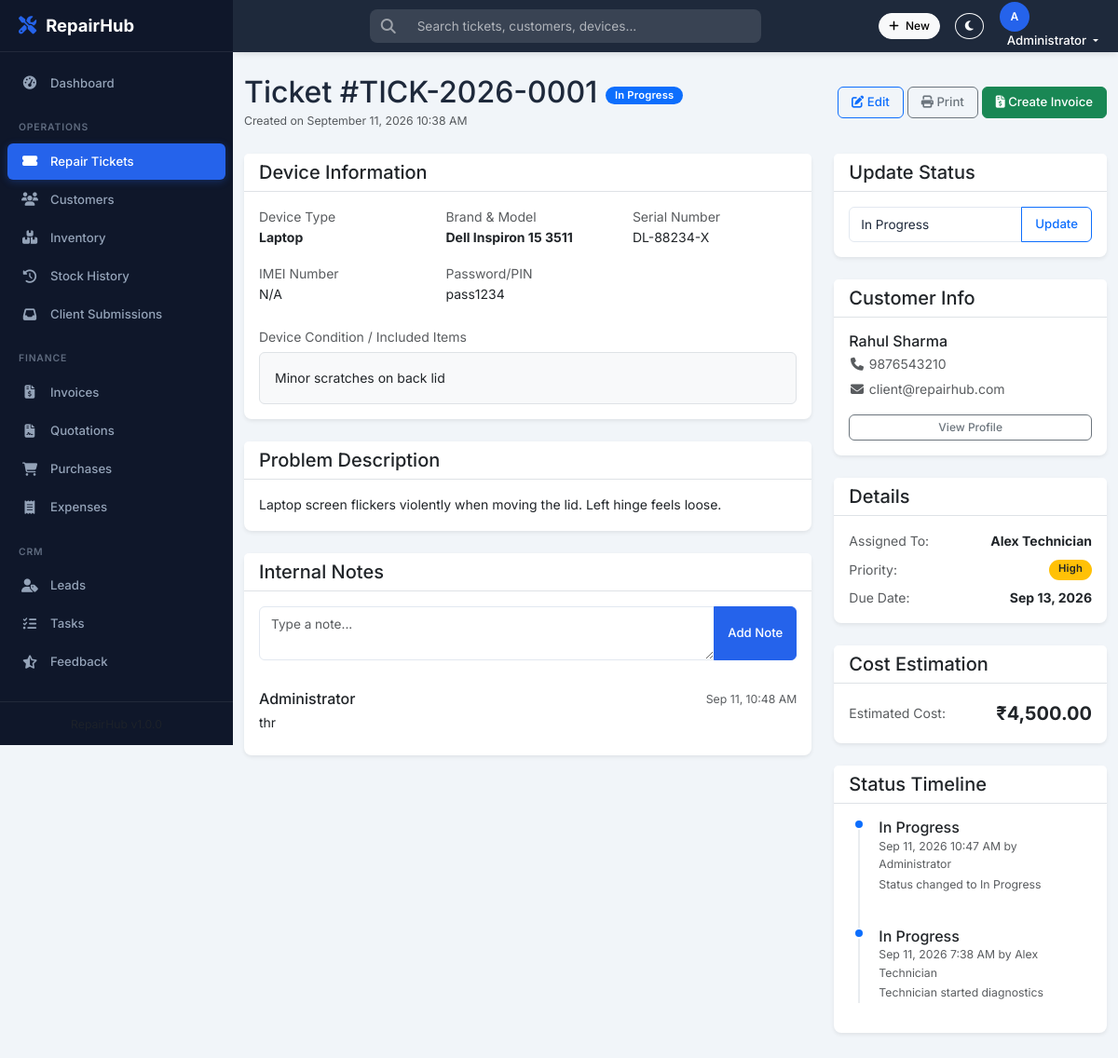
Page /tickets/view.php?id=5 (signed in) on the committed database.
### tables this page shows
CREATE TABLE `repair_tickets` (
  `id` int NOT NULL AUTO_INCREMENT,
  `ticket_id` varchar(30) NOT NULL,
  `customer_id` int NOT NULL,
  `device_type` varchar(50) NOT NULL,
  `device_brand` varchar(100) DEFAULT NULL,
  `device_model` varchar(100) DEFAULT NULL,
  `serial_number` varchar(100) DEFAULT NULL,
  `imei_number` varchar(20) DEFAULT NULL,
  `device_password` varchar(100) DEFAULT NULL,
  `device_condition` text,
  `problem_description` text NOT NULL,
  `diagnosis` text,
  `resolution` text,
  `completion_summary` text,
  `time_spent_total` int DEFAULT '0',
  `parts_used_notes` text,
  `submitted_by_client` tinyint(1) NOT NULL DEFAULT '0',
  `status` enum('Pending','In Progress','Waiting for Parts','Ready for Pickup','Completed','Delivered','Cancelled') NOT NULL DEFAULT 'Pending',
  `priority` enum('Low','Normal','High','Urgent') NOT NULL DEFAULT 'Normal',
  `estimated_cost` decimal(10,2) DEFAULT '0.00',
  `final_cost` decimal(10,2) DEFAULT '0.00',
  `assigned_to` int DEFAULT NULL,
  `created_by` int DEFAULT NULL,
  `due_date` date DEFAULT NULL,
  `completed_at` datetime DEFAULT NULL,
  `delivered_at` datetime DEFAULT NULL,
  `created_at` datetime NOT NULL DEFAULT CURRENT_TIMESTAMP,
  `updated_at` datetime NOT NULL DEFAULT CURRENT_TIMESTAMP ON UPDATE CURRENT_TIMESTAMP,
  PRIMARY KEY (`id`),
  UNIQUE KEY `ticket_id` (`ticket_id`),
  KEY `idx_status` (`status`),
  KEY `idx_priority` (`priority`),
  KEY `idx_customer` (`customer_id`),
  KEY `idx_assigned` (`assigned_to`),
  KEY `idx_created_at` (`created_at`),
  KEY `created_by` (`created_by`),
  CONSTRAINT `repair_tickets_ibfk_1` FOREIGN KEY (`customer_id`) REFERENCES `customers` (`id`) ON DELETE CASCADE,
  CONSTRAINT `repair_tickets_ibfk_2` FOREIGN KEY (`assigned_to`) REFERENCES `users` (`id`) ON DELETE SET NULL,
  CONSTRAINT `repair_tickets_ibfk_3` FOREIGN KEY (`created_by`) REFERENCES `users` (`id`) ON DELETE SET NULL
);

CREATE TABLE `ticket_notes` (
  `id` int NOT NULL AUTO_INCREMENT,
  `ticket_id` int NOT NULL,
  `user_id` int NOT NULL,
  `note` text NOT NULL,
  `is_internal` tinyint(1) NOT NULL DEFAULT '1',
  `created_at` datetime NOT NULL DEFAULT CURRENT_TIMESTAMP,
  PRIMARY KEY (`id`),
  KEY `ticket_id` (`ticket_id`),
  KEY `user_id` (`user_id`),
  CONSTRAINT `ticket_notes_ibfk_1` FOREIGN KEY (`ticket_id`) REFERENCES `repair_tickets` (`id`) ON DELETE CASCADE,
  CONSTRAINT `ticket_notes_ibfk_2` FOREIGN KEY (`user_id`) REFERENCES `users` (`id`) ON DELETE CASCADE
);

CREATE TABLE `users` (
  `id` int NOT NULL AUTO_INCREMENT,
  `name` varchar(100) NOT NULL,
  `email` varchar(150) NOT NULL,
  `password` varchar(255) NOT NULL,
  `phone` varchar(20) DEFAULT NULL,
  `role` enum('Admin','Technician','Receptionist','Client') NOT NULL DEFAULT 'Technician',
  `avatar` varchar(255) DEFAULT NULL,
  `is_active` tinyint(1) NOT NULL DEFAULT '1',
  `last_login` datetime DEFAULT NULL,
  `created_at` datetime NOT NULL DEFAULT CURRENT_TIMESTAMP,
  `updated_at` datetime NOT NULL DEFAULT CURRENT_TIMESTAMP ON UPDATE CURRENT_TIMESTAMP,
  PRIMARY KEY (`id`),
  UNIQUE KEY `email` (`email`),
  KEY `idx_email` (`email`),
  KEY `idx_role` (`role`)
);

CREATE TABLE `customers` (
  `id` int NOT NULL AUTO_INCREMENT,
  `name` varchar(100) NOT NULL,
  `email` varchar(150) DEFAULT NULL,
  `phone` varchar(20) NOT NULL,
  `alt_phone` varchar(20) DEFAULT NULL,
  `address` text,
  `city` varchar(100) DEFAULT NULL,
  `state` varchar(100) DEFAULT NULL,
  `pincode` varchar(10) DEFAULT NULL,
  `gst_number` varchar(20) DEFAULT NULL,
  `notes` text,
  `user_id` int DEFAULT NULL,
  `created_by` int DEFAULT NULL,
  `created_at` datetime NOT NULL DEFAULT CURRENT_TIMESTAMP,
  `updated_at` datetime NOT NULL DEFAULT CURRENT_TIMESTAMP ON UPDATE CURRENT_TIMESTAMP,
  PRIMARY KEY (`id`),
  KEY `idx_phone` (`phone`),
  KEY `idx_name` (`name`),
  KEY `created_by` (`created_by`),
  KEY `idx_user_id` (`user_id`),
  CONSTRAINT `customers_ibfk_1` FOREIGN KEY (`created_by`) REFERENCES `users` (`id`) ON DELETE SET NULL
);

CREATE TABLE `ticket_status_history` (
  `id` int NOT NULL AUTO_INCREMENT,
  `ticket_id` int NOT NULL,
  `status` varchar(30) DEFAULT NULL,
  `old_status` varchar(30) DEFAULT NULL,
  `new_status` varchar(30) NOT NULL,
  `changed_by` int DEFAULT NULL,
  `user_id` int DEFAULT NULL,
  `notes` text,
  `created_at` datetime NOT NULL DEFAULT CURRENT_TIMESTAMP,
  PRIMARY KEY (`id`),
  KEY `ticket_id` (`ticket_id`),
  KEY `changed_by` (`changed_by`),
  CONSTRAINT `ticket_status_history_ibfk_1` FOREIGN KEY (`ticket_id`) REFERENCES `repair_tickets` (`id`) ON DELETE CASCADE,
  CONSTRAINT `ticket_status_history_ibfk_2` FOREIGN KEY (`changed_by`) REFERENCES `users` (`id`) ON DELETE SET NULL
);

### tickets/view.php (the view, shortened to what the rows shown need)
<?php
require_once '../config.php';
$id = isset($_GET['id']) ? (int)$_GET['id'] : 0;
$sql = "SELECT t.*, c.name, c.phone, c.email, u.name as assignee_name
        FROM repair_tickets t
        LEFT JOIN customers c ON t.customer_id = c.id
        LEFT JOIN users u ON t.assigned_to = u.id
        WHERE t.id = ?";
$stmt = $pdo->prepare($sql);
$stmt->execute([$id]);
$ticket = $stmt->fetch(PDO::FETCH_ASSOC);
$stmt = $pdo->prepare("SELECT h.*, u.name FROM ticket_status_history h LEFT JOIN users u ON h.user_id = u.id WHERE h.ticket_id = ? ORDER BY h.created_at DESC");
$stmt->execute([$id]);
$history = $stmt->fetchAll(PDO::FETCH_ASSOC);
$stmt = $pdo->prepare("SELECT n.*, u.name FROM ticket_notes n LEFT JOIN users u ON n.user_id = u.id WHERE n.ticket_id = ? ORDER BY n.created_at DESC");
$stmt->execute([$id]);
$notes = $stmt->fetchAll(PDO::FETCH_ASSOC);
$all_statuses = ['Pending', 'In Progress', 'Waiting for Parts', 'Ready for Pickup', 'Completed', 'Delivered', 'Cancelled'];
include '../includes/header.php';
?>
<div class="main-content" id="mainContent">
    <div class="container-fluid py-4">
        <div class="d-flex justify-content-between align-items-center mb-4">
            <div>
                <h2 class="mb-0">Ticket #<?= htmlspecialchars($ticket['ticket_id'] ?? '') ?>
                    <span class="fs-6 align-middle"><?= getStatusBadge($ticket['status'] ?? 'Pending') ?></span>
                </h2>
                <small class="text-muted">Created on <?= date('F d, Y h:i A', strtotime($ticket['created_at'])) ?></small>
            </div>
        </div>
        <div class="row">
            <div class="col-lg-8">
                <div class="card border-0 shadow-sm mb-4">
                    <div class="card-body">
                        <div class="row">
                            <div class="col-sm-4 mb-3">
                                <span class="text-muted d-block">Device Type</span>
                                <span class="fw-bold"><?= htmlspecialchars($ticket['device_type'] ?? '') ?></span>
                            </div>
                            <div class="col-sm-4 mb-3">
                                <span class="text-muted d-block">Brand & Model</span>
                                <span class="fw-bold"><?= htmlspecialchars(($ticket['device_brand'] ?? '') . ' ' . ($ticket['device_model'] ?? '')) ?></span>
                            </div>
                            <div class="col-sm-4 mb-3">
                                <span class="text-muted d-block">Serial Number</span>
                                <span><?= htmlspecialchars($ticket['serial_number'] ?? '') ?: 'N/A' ?></span>
                            </div>
                            <div class="col-sm-4 mb-3">
                                <span class="text-muted d-block">IMEI Number</span>
                                <span><?= htmlspecialchars($ticket['imei_number'] ?? '') ?: 'N/A' ?></span>
                            </div>
                            <div class="col-sm-4 mb-3">
                                <span class="text-muted d-block">Password/PIN</span>
                                <span><?= htmlspecialchars($ticket['device_password'] ?? '') ?: 'N/A' ?></span>
                            </div>
                        </div>
                        <?php if ($ticket['device_condition']): ?>
                        <div class="mt-2">
                            <span class="text-muted d-block mb-1">Device Condition / Included Items</span>
                            <div class="p-3 bg-light rounded border">
                                <?= nl2br(htmlspecialchars($ticket['device_condition'])) ?>
                            </div>
                        </div>
                        <?php endif; ?>
                    </div>
                </div>
                <div class="card border-0 shadow-sm mb-4">
                    <div class="card-body">
                        <p class="mb-0"><?= nl2br(htmlspecialchars($ticket['problem_description'])) ?></p>
                    </div>
                </div>
                <div class="card border-0 shadow-sm mb-4">
                    <div class="card-body">
                        <div class="list-group list-group-flush">
                            <?php if (count($notes) > 0): ?>
                                <?php foreach ($notes as $note): ?>
                                    <div class="list-group-item px-0">
                                        <div class="d-flex justify-content-between w-100 mb-1">
                                            <h6 class="mb-0"><?= htmlspecialchars($note['name']) ?></h6>
                                            <small class="text-muted"><?= date('M d, g:i A', strtotime($note['created_at'])) ?></small>
                                        </div>
                                        <p class="mb-0"><?= nl2br(htmlspecialchars($note['note'])) ?></p>
                                    </div>
                                <?php endforeach; ?>
                            <?php else: ?>
                                <p class="text-muted text-center mb-0">No notes added yet.</p>
                            <?php endif; ?>
                        </div>
                    </div>
                </div>
            </div>
            <div class="col-lg-4">
                <div class="card border-0 shadow-sm mb-4">
                    <div class="card-body">
                        <form method="POST" action="view.php?id=<?= $id ?>">
                            <div class="input-group">
                                <select class="form-select" name="status">
                                    <?php foreach ($all_statuses as $s): ?>
                                        <option value="<?= $s ?>" <?= $ticket['status'] === $s ? 'selected' : '' ?>><?= $s ?></option>
                                    <?php endforeach; ?>
                                </select>
                                <button class="btn btn-outline-primary" type="submit">Update</button>
                            </div>
                        </form>
                    </div>
                </div>
                <div class="card border-0 shadow-sm mb-4">
                    <div class="card-body">
                        <h6 class="mb-1"><?= htmlspecialchars($ticket['name']) ?></h6>
                        <p class="mb-1 text-muted"><i class="fas fa-phone fa-fw"></i> <?= htmlspecialchars($ticket['phone']) ?></p>
                        <?php if ($ticket['email']): ?>
                        <p class="mb-3 text-muted"><i class="fas fa-envelope fa-fw"></i> <?= htmlspecialchars($ticket['email']) ?></p>
                        <?php endif; ?>
                        <a href="../customers/view.php?id=<?= $ticket['customer_id'] ?>" class="btn btn-sm btn-outline-secondary w-100">View Profile</a>
                    </div>
                </div>
                <div class="card border-0 shadow-sm mb-4">
                    <div class="card-body">
                        <div class="d-flex justify-content-between mb-2">
                            <span class="text-muted">Assigned To:</span>
                            <span class="fw-bold"><?= $ticket['assignee_name'] ? htmlspecialchars($ticket['assignee_name']) : 'Unassigned' ?></span>
                        </div>
                        <div class="d-flex justify-content-between mb-2">
                            <span class="text-muted">Priority:</span>
                            <?= getPriorityBadge($ticket['priority'] ?? 'Medium') ?>
                        </div>
                        <div class="d-flex justify-content-between">
                            <span class="text-muted">Due Date:</span>
                            <span class="fw-bold"><?= $ticket['due_date'] ? date('M d, Y', strtotime($ticket['due_date'])) : 'Not set' ?></span>
                        </div>
                    </div>
                </div>
                <div class="card border-0 shadow-sm mb-4">
                    <div class="card-body">
                        <div class="d-flex justify-content-between align-items-center">
                            <span class="text-muted">Estimated Cost:</span>
                            <span class="fs-5 fw-bold">₹<?= number_format((float)$ticket['estimated_cost'], 2) ?></span>
                        </div>
                    </div>
                </div>
                <div class="card border-0 shadow-sm mb-4">
                    <div class="card-body">
                        <div class="timeline position-relative" style="border-left: 2px solid #e9ecef; margin-left: 10px; padding-left: 20px;">
                            <?php foreach ($history as $h): ?>
                                <div class="timeline-item mb-3 position-relative">
                                    <div class="timeline-marker position-absolute" style="left: -27px; top: 0; width: 12px; height: 12px; border-radius: 50%; background-color: #0d6efd; border: 2px solid white;"></div>
                                    <h6 class="mb-0"><?= htmlspecialchars($h['status']) ?></h6>
                                    <small class="text-muted d-block"><?= date('M d, Y g:i A', strtotime($h['created_at'])) ?> by <?= htmlspecialchars($h['name']) ?></small>
                                    <?php if ($h['notes']): ?>
                                        <small class="text-muted"><?= htmlspecialchars($h['notes']) ?></small>
                                    <?php endif; ?>
                                </div>
                            <?php endforeach; ?>
                        </div>
                    </div>
                </div>
            </div>
        </div>
    </div>
</div>
<?php include '../includes/footer.php'; ?>

### includes/functions.php (shortened to what the rows shown need)
<?php
function getStatusBadge($status) {
    $statuses = TICKET_STATUSES;
    $badge = $statuses[$status]['badge'] ?? 'bg-secondary';
    return '<span class="badge ' . $badge . '">' . htmlspecialchars($status) . '</span>';
}
function getPriorityBadge($priority) {
    $priorities = PRIORITIES;
    $badge = $priorities[$priority] ?? 'bg-secondary';
    return '<span class="badge ' . $badge . '">' . htmlspecialchars($priority) . '</span>';
}

### rows in the picture
repair_tickets: ticket "TICK-2026-0001", status "In Progress", created_at "September 11, 2026 10:38 AM", device_type "Laptop", device_brand+device_model "Dell Inspiron 15 3511", serial_number "DL-88234-X", imei_number "N/A", device_password "pass1234", device_condition "Minor scratches on back lid", problem_description "Laptop screen flickers violently when moving the lid. Left hinge feels loose.", customer.name "Rahul Sharma", customer.phone "9876543210", customer.email "client@repairhub.com", assigned_to.name "Alex Technician", priority "High", due_date "Sep 13, 2026", estimated_cost "4,500.00"
ticket_notes: user.name "Administrator", created_at "Sep 11, 10:48 AM", note "thr"
ticket_status_history: status "In Progress", created_at "Sep 11, 2026 10:47 AM", user.name "Administrator", notes "Status changed to In Progress"
ticket_status_history: status "In Progress", created_at "Sep 11, 2026 7:38 AM", changed_by.name "Alex Technician", notes "Technician started diagnostics"

### other values in the picture
getInitials($currentUser['name']) "A"
$currentUser['name'] "Administrator"
APP_NAME "RepairHub"
